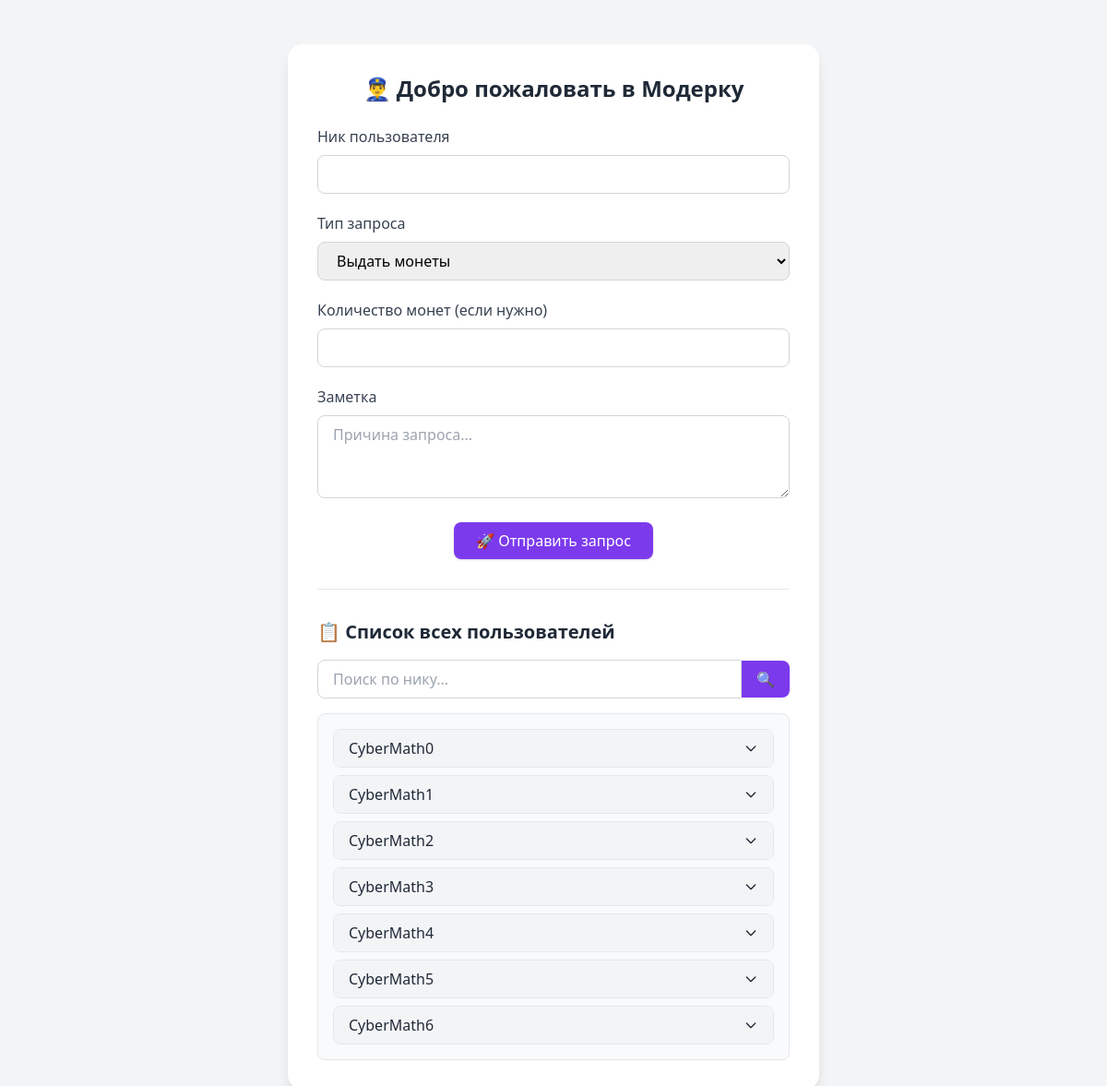
/moderator/dashboard.php (signed in), run on the app's committed database.
### tables this page shows
CREATE TABLE `users` (
  `id` int(11) NOT NULL,
  `name` varchar(255) NOT NULL,
  `email` varchar(255) NOT NULL,
  `password` varchar(255) NOT NULL,
  `created_at` timestamp NOT NULL DEFAULT current_timestamp(),
  `coins` int(11) DEFAULT 0,
  `status` enum('active','blocked') DEFAULT 'active'
);

### moderator/dashboard.php (the view, shortened to what this page needs)
<?php
require_once '../db.php';
$users = [];
try {
    $stmt = $pdo->query("SELECT id, name, email, created_at, coins, status FROM users ORDER BY name ASC");
    $users = $stmt->fetchAll(PDO::FETCH_ASSOC);
} catch (PDOException $e) {
    die("Ошибка при получении списка пользователей: " . $e->getMessage());
}
?>
<!DOCTYPE html>
<html lang="ru">
<head>
    <link href="https://cdn.jsdelivr.net/npm/tailwindcss@2.2.19/dist/tailwind.min.css" rel="stylesheet">
</head>
<body class="bg-gray-100 font-sans">
    <div class="max-w-xl mx-auto mt-12 bg-white shadow-lg rounded-2xl p-8">
        <h1 class="text-2xl font-bold text-gray-800 mb-6 text-center">👮‍♂️ Добро пожаловать в Модерку</h1>
        <form method="POST" action="submit_request.php" class="space-y-5">
            <div>
                <label class="block text-gray-700 font-medium mb-2">Ник пользователя</label>
                <input type="text" name="target_name" required class="w-full px-4 py-2 border border-gray-300 rounded-lg focus:outline-none focus:ring-2 focus:ring-blue-500">
            </div>
            <div>
                <label class="block text-gray-700 font-medium mb-2">Тип запроса</label>
                <select name="action" required class="w-full px-4 py-2 border border-gray-300 rounded-lg focus:outline-none focus:ring-2 focus:ring-blue-500">
                    <option value="give_coins">Выдать монеты</option>
                </select>
            </div>
            <div>
                <label class="block text-gray-700 font-medium mb-2">Количество монет (если нужно)</label>
                <input type="number" name="coins" min="0" class="w-full px-4 py-2 border border-gray-300 rounded-lg focus:outline-none focus:ring-2 focus:ring-blue-500">
            </div>
            <div>
                <label class="block text-gray-700 font-medium mb-2">Заметка</label>
                <textarea name="note" rows="3" placeholder="Причина запроса..." class="w-full px-4 py-2 border border-gray-300 rounded-lg focus:outline-none focus:ring-2 focus:ring-blue-500"></textarea>
            </div>
            <div class="text-center">
                <button type="submit" class="bg-purple-600 text-white px-6 py-2 rounded-lg shadow hover:bg-purple-700 transition duration-200">
                    🚀 Отправить запрос
                </button>
            </div>
        </form>
        <hr class="my-8">
        <h2 class="text-xl font-semibold text-gray-800 mb-4">📋 Список всех пользователей</h2>
        <div class="flex items-center mb-4">
            <input type="text" id="searchInput" placeholder="Поиск по нику..." class="flex-1 px-4 py-2 border border-gray-300 rounded-l-lg focus:outline-none focus:ring-2 focus:ring-blue-500">
            <button class="bg-purple-600 text-white px-4 py-2 rounded-r-lg hover:bg-purple-700 transition duration-200">
                🔍
            </button>
        </div>
        <div id="userList" class="bg-gray-50 border border-gray-200 rounded-lg p-4 max-h-96 overflow-y-auto space-y-2">
            <?php foreach ($users as $user): ?>
                <div class="user-item border rounded-lg overflow-hidden" data-name="<?= htmlspecialchars(strtolower($user['name'])) ?>">
                    <button
                        class="w-full text-left px-4 py-2 bg-gray-100 hover:bg-gray-200 font-medium text-gray-800 flex justify-between items-center"
                        onclick="this.nextElementSibling.classList.toggle('hidden')">
                        <?= htmlspecialchars($user['name']) ?>
                        <svg class="w-4 h-4 transform transition-transform duration-200" xmlns="http://www.w3.org/2000/svg" fill="none" viewBox="0 0 24 24" stroke="currentColor">
                            <path stroke-linecap="round" stroke-linejoin="round" stroke-width="2" d="M19 9l-7 7-7-7" />
                        </svg>
                    </button>
                </div>
            <?php endforeach; ?>
        </div>
    </div>
</body>
</html>

### data on the page
users: name "CyberMath0"
users: name "CyberMath1"
users: name "CyberMath2"
users: name "CyberMath3"
users: name "CyberMath4"
users: name "CyberMath5"
users: name "CyberMath6"
